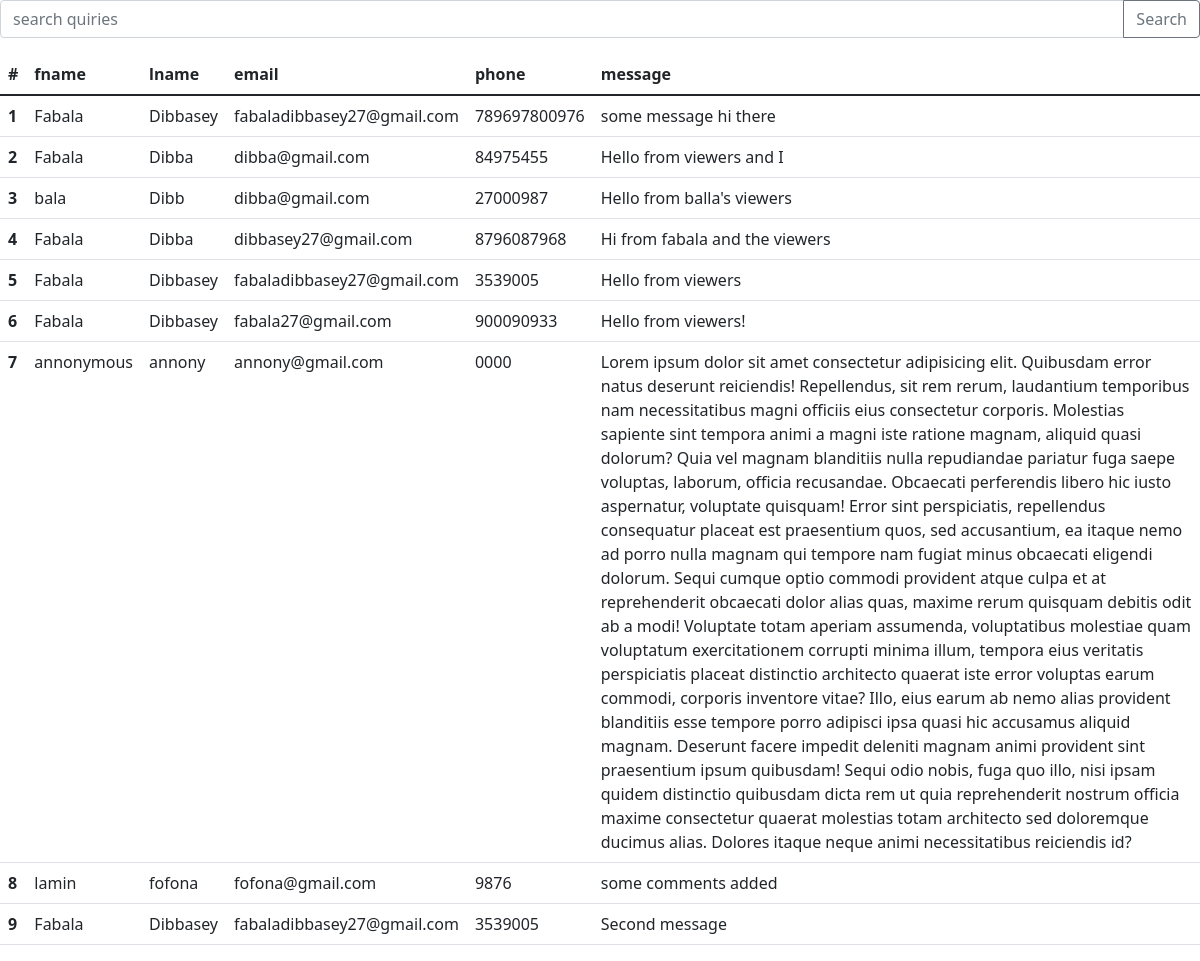
The page /admin/enquiry/index.php on the database its author committed.
### tables this page shows
CREATE TABLE `contact` (
  `id` int(11) NOT NULL,
  `fname` varchar(70) NOT NULL,
  `lname` varchar(70) NOT NULL,
  `email` varchar(70) NOT NULL,
  `phone` varchar(14) NOT NULL,
  `message` mediumtext NOT NULL,
  `date` datetime NOT NULL
);

### admin/enquiry/index.php (the view, shortened to what this page needs)
<?php
$enquiries = [];
try {
	require_once $_SERVER['DOCUMENT_ROOT'] . '/hospitalManagementSystem/views/partial/databaseConnection.php';
	$search = $_POST['search'];
	if ($_SERVER['REQUEST_METHOD'] == 'POST' && $search) {
		$statement = $pdo->prepare(" SELECT * FROM contact
        WHERE fname LIKE :search OR lname LIKE :search OR email LIKE :search OR phone LIKE :search
        ORDER BY date DESC
        ");
		$statement->bindValue(':search', "%$search%");
	} else {
		$statement = $pdo->prepare("SELECT * FROM contact ORDER BY date DESC ");
	}
	$statement->execute();
	$enquiries = $statement->fetchAll(PDO::FETCH_ASSOC);
} catch (\Throwable $th) {
	echo 'Error: ' . $th->getMessage();
}
?>
<?php include_once '../../views/partial/header.php' ?>
<form action="" method="POST">
	<div class="input-group mb-3">
		<input type="text" class="form-control" placeholder="search quiries" name="search">
		<button class="btn btn-outline-secondary" type="submit" id="button-addon2">Search</button>
	</div>
</form>
<table class="table">
	<thead>
		<tr>
			<th scope="col">#</th>
			<th scope="col">fname</th>
			<th scope="col">lname</th>
			<th scope="col">email</th>
			<th scope="col">phone</th>
			<th scope="col">message</th>
		</tr>
	</thead>
	<tbody>
		<?php foreach ($enquiries as $key => $enquiry) : ?>
			<tr>
				<th scope="row"><?php echo $key + 1 ?></th>
				<td><?php echo $enquiry['fname'] ?></td>
				<td><?php echo $enquiry['lname'] ?></td>
				<td><?php echo $enquiry['email'] ?></td>
				<td><?php echo $enquiry['phone'] ?></td>
				<td><?php echo $enquiry['message'] ?></td>
			</tr>
		<?php endforeach; ?>
</table>

### rows shown on the page
contact: fname "Fabala", lname "Dibbasey", email "fabaladibbasey27@gmail.com", phone "789697800976", message "some message hi there"
contact: fname "Fabala", lname "Dibba", email "dibba@gmail.com", phone "84975455", message "Hello from viewers and I"
contact: fname "bala", lname "Dibb", email "dibba@gmail.com", phone "27000987", message "Hello from balla's viewers"
contact: fname "Fabala", lname "Dibba", email "dibbasey27@gmail.com", phone "8796087968", message "Hi from fabala and the viewers"
contact: fname "Fabala", lname "Dibbasey", email "fabaladibbasey27@gmail.com", phone "3539005", message "Hello from viewers"
contact: fname "Fabala", lname "Dibbasey", email "fabala27@gmail.com", phone "900090933", message "Hello from viewers!"
contact: fname "annonymous", lname "annony", email "annony@gmail.com", phone "0000", message "Lorem ipsum dolor sit amet consectetur adipisicing elit. Quibusdam error natus deserunt reiciendis! Repellendus, sit rem rerum, laudantium temporibus nam necessitatibus magni officiis eius consectetur corporis. Molestias sapiente sint tempora animi a magni iste ratione magnam, aliquid quasi dolorum? Quia vel magnam blanditiis nulla repudiandae pariatur fuga saepe voluptas, laborum, officia recusandae. Obcaecati perferendis libero hic iusto aspernatur, voluptate quisquam! Error sint perspiciatis, repellendus consequatur placeat est praesentium quos, sed accusantium, ea itaque nemo ad porro nulla magnam qui tempore nam fugiat minus obcaecati eligendi dolorum. Sequi cumque optio commodi…"
contact: fname "lamin", lname "fofona", email "fofona@gmail.com", phone "9876", message "some comments added"
contact: fname "Fabala", lname "Dibbasey", email "fabaladibbasey27@gmail.com", phone "3539005", message "Second message"
